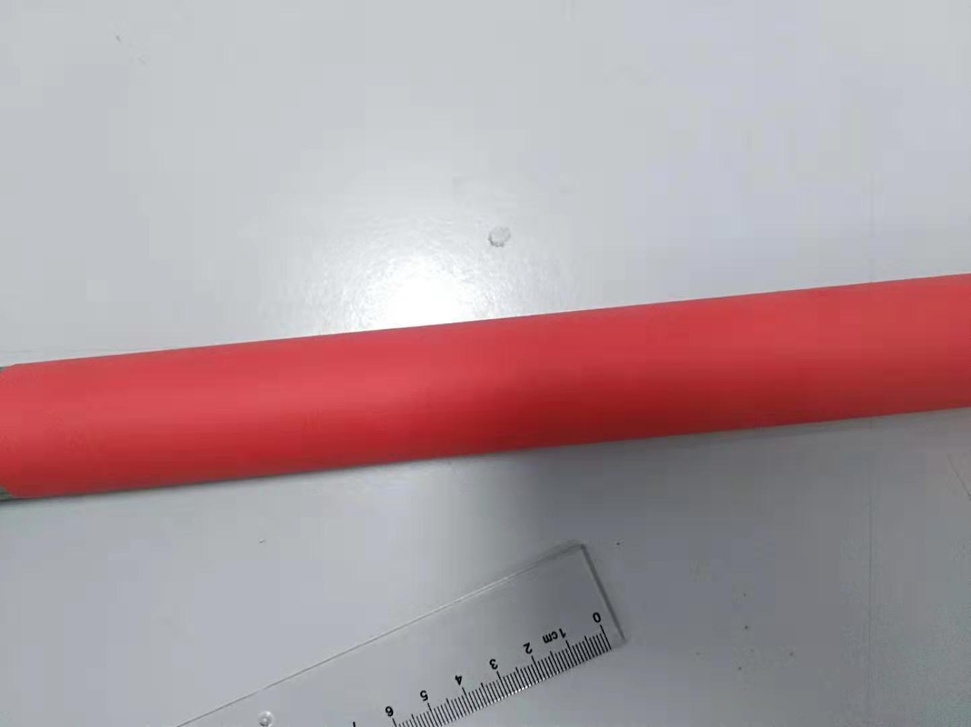
%> input picture data/3.jpg, 971 x 727 px, shrunk from 1443 x 1080 before the run
$ octave --eval "result = measure(imread('data/3.jpg'));"   (GNU Octave 9; MATLAB toolbox functions it lacks are replaced by stand-ins)
%> lines starting %> are read from the running program, lines starting %| are printed output that depends on the picture; in (x1, y1, x2, y2) boxes, pixels count from 0 and x2, y2 are one past the last pixel; in counts of white or black regions, pixels touching at a corner belong together; the program's own positions count from 1
### compute_blur.m
function blur = compute_blur(img,sigma)

truncate = 4.0;
blur_kernel_size = 2*sigma*truncate+1;
blur_kernel = fspecial('gaussian', blur_kernel_size, sigma);

blur = imfilter(img,blur_kernel, 'symmetric');
%figure, imshow(blur);

### compute_edges.m
function edges = compute_edges(img, sigma)
% 提取（多通道）图像的边缘（通道合并使用平方和）

img = compute_blur(img,sigma);

components = zeros(size(img,1),size(img,2),size(img,3)*2);
for i = 1:size(img,3)
    chan = img(:,:,i);
    components(:,:,i*2-1) = compute_sobel_h(chan);
    components(:,:,i*2) = compute_sobel_v(chan);
end
edges = sum(components.^2,3).^(1/2);

%figure, imshow(edges);

### compute_sobel_h.m
function img_sobel_h = compute_sobel_h(img)
sobel_h_kernel = fspecial('sobel')';
img_sobel_h = imfilter(img, sobel_h_kernel, 'symmetric');

### compute_sobel_v.m
function img_sobel_v = compute_sobel_v(img)
sobel_v_kernel = fspecial('sobel');
img_sobel_v = imfilter(img, sobel_v_kernel, 'symmetric');

### initial_points.m
function [p1, p2] = initial_points(edges, varargin)
% 计算初始位置
% 默认参数：
% shrink = floor(min([width, height]/64));

shrinking = nan;
bin_threshold = 0.03;
for i=2:2:length(varargin)
    name = varargin{i-1};
    value = varargin{i};
    switch name
        case "shrinking"
            shrinking = value;
        case "bin_threshold"
            bin_threshold = value;
    end
end

[height, width] = size(edges);

if isnan(shrinking)
    shrinking = floor(min([width, height]/64));
end
edges_shrinked = edges(1:shrinking:end,1:shrinking:end);
%figure; imshow(edges_shrinked,"InitialMagnification",shrinking*100), hold on

[theta1, rho1_shrinked, theta2, rho2_shrinked] = find_parallel(edges_shrinked,bin_threshold);

%img_shrinked = img(1:shrink_scale:end,1:shrink_scale:end,:);
%figure; imshow(img_shrinked,"InitialMagnification",shrinking*100), hold on
%plot_line(width,height,theta1,rho1_shrinked);
%plot_line(width,height,theta2,rho2_shrinked);

rho1 = rho1_shrinked * shrinking;
rho2 = rho2_shrinked * shrinking;

theta = (theta1 + theta2) / 2;
rho = (rho1 + rho2) / 2;

sin_theta = sin(theta);
cos_theta = cos(theta);

xc = width / 2;
yc = height / 2;
xpc = xc * sin_theta * sin_theta + cos_theta * (rho - yc * sin_theta);
ypc = yc * cos_theta * cos_theta + sin_theta * (rho - xc * cos_theta);

pc = [xpc, ypc];
n = [cos_theta, sin_theta];
d = (rho1 - rho2) / 2;
p1 = pc + n * d;
p2 = pc - n * d;

### find_parallel.m
function [theta1, rho1, theta2, rho2] = find_parallel(edges, bin_threshold)
% 利用霍夫变换寻找平行线

edges_bin = edges > bin_threshold;
[h, thetas, rhos] = hough(edges_bin);
%figure, imagesc(h);

peaks = houghpeaks(h,2);
rho1=rhos(peaks(1,1));
theta1=thetas(peaks(1,2))/180*pi;

if theta1 < -pi/4 || pi/4 < theta1
    split = size(h,2)/2;
    h_left = flip(h(:,1:split),1);
    h_right = h(:,split+1:end);
    h = [h_right h_left];
    %figure, imagesc(h);
    thetas = [thetas(split+1:end) thetas(1:split)];

    peaks = houghpeaks(h,2);
    rho1=rhos(peaks(1,1));
    theta1=thetas(peaks(1,2))/180*pi;
end

rho2=rhos(peaks(2,1));
theta2=thetas(peaks(2,2))/180*pi;

### gradient_decent.m
function [p1,p2,v1,v2,steps,D,dD] = gradient_decent(grad, p1, p2, v1, v2, varargin)
% [8 lines of commented-out code are left out]

max_steps = 20;
min_movement = 0.001;

decent_rate = 1.0;
momentum = 1.0;
damping = 0.3;

thickness = 0.0;
expand = 8.0;
ratio = 1.0;

pan_rate = 1000.0;
rot_rate = 5.0;
spr_rate = 2.0;

for i=2:2:length(varargin)
    name = varargin{i-1};
    value = varargin{i};
    switch name
        case "max_steps"
            max_steps = value;
        case "min_movement"
            min_movement = value;

        case "decent_rate"
            decent_rate = value;
        case "momentum"
            momentum = value;
        case "damping"
            damping = value;

        case "thickness"
            thickness = value;
        case "expand"
            expand = value;
        case "ratio"
            ratio = value;

        case "pan_rate"
            pan_rate = value;
        case "rot_rate"
            rot_rate = value;
        case "spr_rate"
            spr_rate = value;
    end
end


[pxs, pys] = meshgrid(1:size(grad,2),1:size(grad,1));
ps(:,:,1) = pxs;
ps(:,:,2) = pys;

D = norm(p1-p2);
L = D*ratio;

pan_m = L*(thickness+expand)/pan_rate;
rot_m = L*L*(thickness+expand)/rot_rate;
spr_m = D/spr_rate;

for steps=1:max_steps
    [dv1, dv2] = gradient_onestep(grad,p1,p2,ps, ...
        pan_m,rot_m,spr_m, ...
        "thickness", thickness, ...
        "expand", expand,...
        "ratio", ratio, ...
        varargin{:});

    v1 = (v1+dv1*decent_rate/momentum)*(1-damping/momentum);
    v2 = (v2+dv2*decent_rate/momentum)*(1-damping/momentum);
    p1 = p1+v1;
    p2 = p2+v2;

    %figure, imshow(img), hold on
    %plot_ruler(p1,p2);

    last_D = D;
    D = norm(p1-p2);
    dD = abs(D-last_D);
    if dD <= D * min_movement
        break;
    end

    L = D * ratio;
    pan_m = L*(thickness+expand)/pan_rate;
    rot_m = L*L*(thickness+expand)/rot_rate;
    spr_m = D/spr_rate;

end

### gradient_onestep.m
function [dp1, dp2] = gradient_onestep(grad, p1, p2, ps, pan_m, rot_m, spr_m, varargin)
% 计算梯度下降的单步变化
% 可选参数默认值：
% thickness=0.0, expand=8.0, ratio=1.0,
% rot_restrict=1.0, spr_lower=nan, spr_upper=nan
%（建议取 spr_lower=img_size/25, spr_upper=img_size/5）

thickness = 0.0;
expand = 8.0;
ratio = 1.0;

rot_restrict = 1.0;
spr_lower = nan;
spr_upper = nan;

for i=2:2:length(varargin)
    name = varargin{i-1};
    value = varargin{i};
    switch name
        case "thickness"
            thickness = value;
        case "expand"
            expand = value;
        case "ratio"
            ratio = value;

        case "rot_restrict"
            rot_restrict = value;
        case "spr_lower"
            spr_lower = value;
        case "spr_upper"
            spr_upper = value;
    end
end


[mask1, mask2] = lines_mask(p1, p2, ps, thickness, expand, ratio);
mask_all = mask1 + mask2;

dp1 = zeros(1,2);
dp2 = zeros(1,2);

dp1_pan = compute_pan(grad, mask1, pan_m);
dp2_pan = compute_pan(grad, mask2, pan_m);
dp1 = dp1 + dp1_pan;
dp2 = dp2 + dp2_pan;

[dp1_rot, dp2_rot] = compute_rot(p1, p2, ps, grad, mask_all, rot_m, rot_restrict);
dp1 = dp1 + dp1_rot;
dp2 = dp2 + dp2_rot;

[dp1_spr, dp2_spr] = compute_spring(p1, p2, spr_m, spr_lower, spr_upper, 0.0);
dp1 = dp1 + dp1_spr;
dp2 = dp2 + dp2_spr;

### lines_mask.m
function [line1, line2] = lines_mask(p1, p2, ps, thickness, expand, ratio)
% 一般设置thickness=1, expand=3, ratio=1

dp = p2 - p1;
L = sqrt(sum(dp.^2));
n = dp / L;
m = n * [0 -1;1 0];

d1 = abs(sum( (ps-reshape(p1,1,1,2)) .* reshape(n,1,1,2), 3));
d2 = abs(sum( (ps-reshape(p2,1,1,2)) .* reshape(n,1,1,2), 3));
dm = abs(sum( (ps-reshape(p1,1,1,2)) .* reshape(m,1,1,2), 3));

line1 = thickness / 2 - d1 + expand;
line1(line1 <= 0.0) = 0.0;
line1(line1 >= expand) = expand;
line1 = line1 / expand;

line2 = thickness / 2 - d2 + expand;
line2(line2 <= 0.0) = 0.0;
line2(line2 >= expand) = expand;
line2 = line2 / expand;

cut = L*ratio - dm + expand;
cut(cut <= 0.0) = 0.0;
cut(cut >= expand) = expand;
cut = cut / expand;

line1 = line1.*cut;
line2 = line2.*cut;

### compute_pan.m
function pan = compute_pan(grad, mask, pan_m)
pan = sum(sum(grad.*mask,1),2);
pan = reshape(pan,1,2);
pan = pan / pan_m;
end

### compute_rot.m
function [dp1, dp2] = compute_rot(p1, p2, ps, grad, mask, rot_m, rot_restrict)
% 计算单步旋转产生的变化
% rot_restrict是旋转角度的最大值（不能一下子转太多），单位为角度（360度的那个）

pc = (p1 + p2) / 2;
pd = ps - reshape(pc,1,1,2);

rot = grad(:,:,1).*pd(:,:,2)-grad(:,:,2).*pd(:,:,1);
rot = sum(sum(rot .* mask));

rot = rot / rot_m;
rot_restrict = pi / 180 * rot_restrict;
if rot > rot_restrict
    rot = rot_restrict;
elseif rot < -rot_restrict
    rot = -rot_restrict;
end
rm = [cos(rot),-sin(rot);sin(rot),cos(rot)];

dp1 = p1 - pc;
dp2 = p2 - pc;
dp1 = dp1 * rm - dp1;
dp2 = dp2 * rm - dp2;

### compute_spring.m
function [s1, s2] = compute_spring(p1, p2, spr_m, lower, upper, rebound)
% upper和lower一般设为NaN, rebound一般设为0.0

if isnan(upper)
    upper = lower;
end

l = sqrt(sum((p1-p2).^2));
if ~isnan(lower)
    dl_lower = lower - l;
    if dl_lower > 0
        dp1 = (p1 - p2) * (dl_lower + rebound);
        dp2 = -dp1;
        s1 = dp1 / spr_m;
        s2 = dp2 / spr_m;
        return;
    end
elseif ~isnan(upper)
    dl_upper = l - upper;
    if dl_upper > 0
        dp1 = (p2 - p1) * (dl_upper + rebound);
        dp2 = -dp1;
        s1 = dp1 / spr_m;
        s2 = dp2 / spr_m;
        return
    end
end

s1 = [0.0 0.0];
s2 = [0.0 0.0];

### compute_grad.m
function grad = compute_grad(edges, blur)
% 根据边缘图计算梯度，shape为(w,h,2)
% 最后一个维度分别为x和y方向的梯度

edges = compute_blur(edges, blur);
grad(:,:,1)=compute_sobel_h(edges);
grad(:,:,2)=compute_sobel_v(edges);
grad = -grad;

### measure.m
function [D,dD] = measure(img, varargin)
% [9 lines of commented-out code are left out]

edge_blur = 5;
grad_blur = 25;

for i=2:2:length(varargin)
    name = varargin{i-1};
    value = varargin{i};
    switch name
        case "edge_blur"
            edge_blur = value;
        case "grad_blur"
            grad_blur = value;
    end
end


img = im2double(img);
edges = compute_edges(img, edge_blur);
grad = compute_grad(edges,grad_blur);
[p1, p2] = initial_points(edges, varargin{:});


img_size = norm([size(img,1), size(img,2)]);
spr_lower=img_size/25;
spr_upper=img_size/5;

v1 = 0.0;
v2 = 0.0;
[~,~,~,~,~,D,dD] = gradient_decent(grad,p1,p2,v1,v2, ...
    "spr_lower",spr_lower, ...
    "spr_upper",spr_upper, ...
    varargin{:});
%> after the loop in measure, `for i=2:2:length(varargin)`: edge_blur = 5; grad_blur = 25
%> in compute_blur, `blur_kernel_size = 2*sigma*truncate+1;`: blur_kernel_size = 41
%> in compute_edges, `edges = sum(components.^2,3).^(1/2);`:
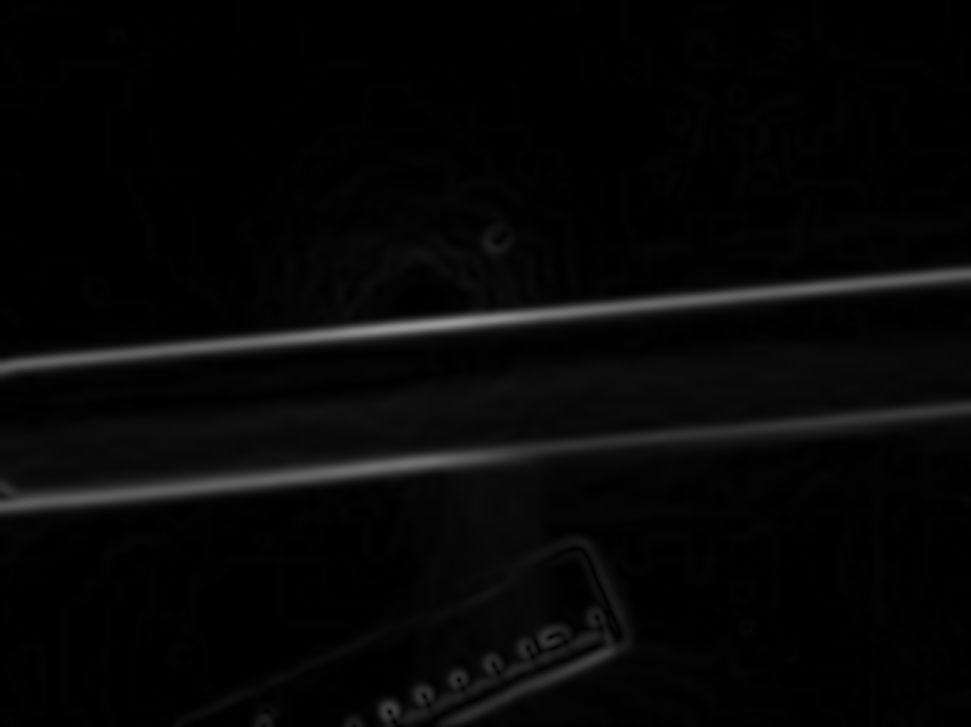
%> edges: size 727x971 double; min 1.57e-16, max 0.596, mean 0.0279
%> in compute_sobel_v (call 4), `img_sobel_v = imfilter(img, sobel_v_kernel, 'symmetric');`:
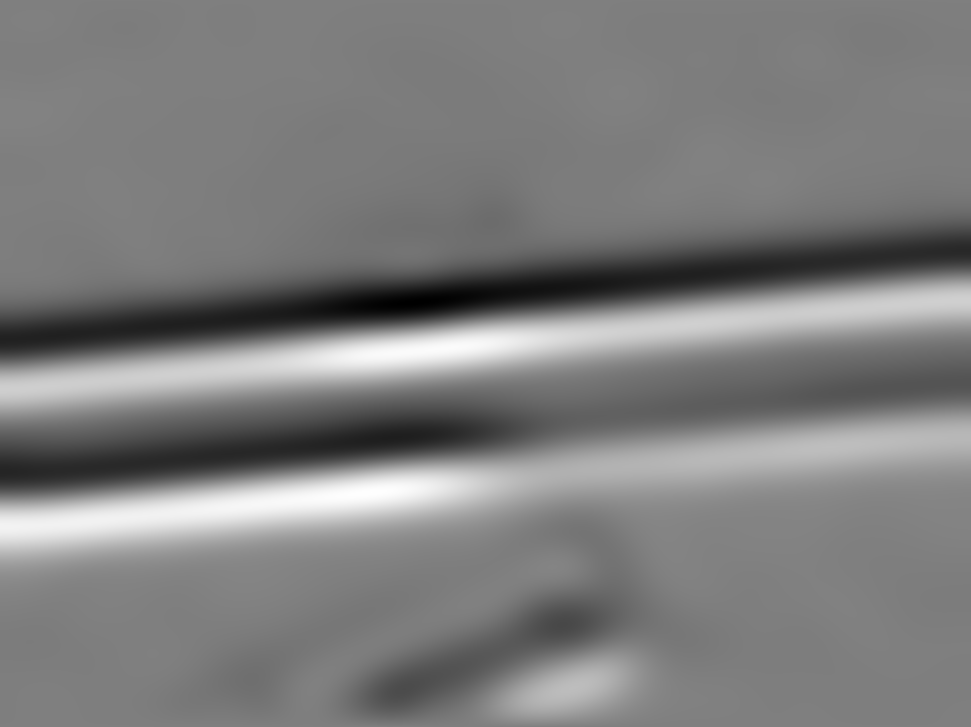
%> img_sobel_v: size 727x971 double; min -0.0207, max 0.0208, mean -0.000204; drawn with min black and max white
%> after the loop in initial_points, `for i=2:2:length(varargin)`: bin_threshold = 0.03; shrinking = NaN
%> in find_parallel, `edges_bin = edges > bin_threshold;`:
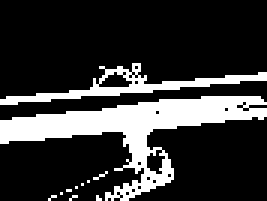
%> edges_bin: size 67x89 logical (shown 3 times larger); 21.1% white; 11 white regions (9 under 20 px), largest, box (x1, y1, x2, y2) and area: (0, 32, 89, 67) 958, (0, 21, 89, 35) 280
%> in find_parallel, `[h, thetas, rhos] = hough(edges_bin);`:
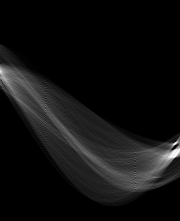
%> h: size 221x180 double; min 0, max 90, mean 5.7; drawn with min black and max white
%> in find_parallel, `[h, thetas, rhos] = hough(edges_bin);`: thetas = 180 values from -90 to 89; rhos = 221 values from -110 to 110
%> in find_parallel, `peaks = houghpeaks(h,2);`: peaks = [144 176; 155 177]
%> in find_parallel, `rho1=rhos(peaks(1,1));`: rho1 = 33
%> in find_parallel, `theta1=thetas(peaks(1,2))/180*pi;`: theta1 = 1.48
%> in find_parallel, `h = [h_right h_left];`:
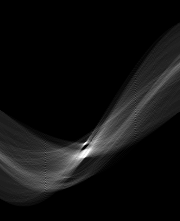
%> h: size 221x180 double; min 0, max 90, mean 5.7; mean of the top-left, top-right, bottom-left and bottom-right quarters 0, 5.5, 11.3, 5.9; drawn with min black and max white
%> in find_parallel, `thetas = [thetas(split+1:end) thetas(1:split)];`: thetas = 180 values, max 89 at index 90, min -90 at index 91, mean -0.5
%> in find_parallel, `peaks = houghpeaks(h,2);`: peaks = [144 86; 155 87]
%> in find_parallel, `rho2=rhos(peaks(2,1));`: rho2 = 44
%> in find_parallel, `theta2=thetas(peaks(2,2))/180*pi;`: theta2 = 1.5
%> in initial_points, `[theta1, rho1_shrinked, theta2, rho2_shrinked] = find_parallel(edges_s..`: theta1 = 1.48; rho1_shrinked = 33; theta2 = 1.5; rho2_shrinked = 44
%> in initial_points, `rho1 = rho1_shrinked * shrinking;`: rho1 = 363
%> in initial_points, `rho2 = rho2_shrinked * shrinking;`: rho2 = 484
%> in initial_points, `theta = (theta1 + theta2) / 2;`: theta = 1.49
%> in initial_points, `rho = (rho1 + rho2) / 2;`: rho = 423.5
%> in initial_points, `sin_theta = sin(theta);`: sin_theta = 0.997
%> in initial_points, `cos_theta = cos(theta);`: cos_theta = 0.0785
%> in initial_points, `xpc = xc * sin_theta * sin_theta + cos_theta * (rho - yc * sin_theta);`: xpc = 487.3
%> in initial_points, `ypc = yc * cos_theta * cos_theta + sin_theta * (rho - xc * cos_theta);`: ypc = 386.5
%> in initial_points, `pc = [xpc, ypc];`: pc = [487.3 386.5]
%> in initial_points, `n = [cos_theta, sin_theta];`: n = [0.0785 0.997]
%> in initial_points, `d = (rho1 - rho2) / 2;`: d = -60.5
%> in initial_points, `p1 = pc + n * d;`: p1 = [482.6 326.1]
%> in initial_points, `p2 = pc - n * d;`: p2 = [492.1 446.8]
%> in measure, `[p1, p2] = initial_points(edges, varargin{:});`: p1 = [482.6 326.1]; p2 = [492.1 446.8]
%> the loop in gradient_decent, `for i=2:2:length(varargin)` made 2 passes
%> (name, value) on passes 1 to 2: ('spr_lower', 48.52), ('spr_upper', 242.6)
%> after the loop in gradient_decent, `for i=2:2:length(varargin)`: damping = 0.3; decent_rate = 1; expand = 8; max_steps = 20; min_movement = 0.001; momentum = 1; pan_rate = 1000; ratio = 1; rot_rate = 5; spr_rate = 2; thickness = 0
%> in gradient_decent, `ps(:,:,1) = pxs;`:
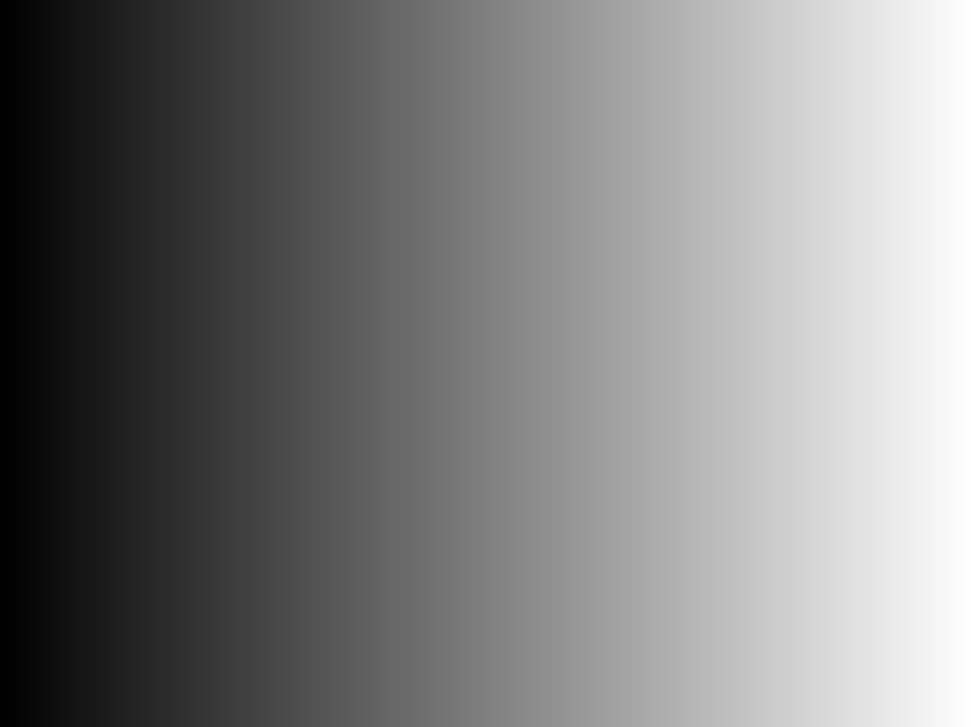
%> ps: size 727x971 double; min 1, max 971, mean 486; drawn with min black and max white
%> in gradient_decent, `D = norm(p1-p2);`: D = 121
%> in gradient_decent, `pan_m = L*(thickness+expand)/pan_rate;`: pan_m = 0.968
%> in gradient_decent, `rot_m = L*L*(thickness+expand)/rot_rate;`: rot_m = 23425.6
%> in gradient_decent, `spr_m = D/spr_rate;`: spr_m = 60.5
%> the loop in gradient_decent, `for steps=1:max_steps` made 7 passes
%> (dp1_pan in gradient_onestep, dp2_pan in gradient_onestep) on passes 1 to 6: ([-2.86 -11.78], [-2.79 10.81]), ([-0.673 8.47], [-3.42 0.492]), ([-0.469 8.5], [-3.98 -7.42]), ([-1.79 -5.54], [-3.93 -4.25]), ([-1.79 -5.72], [-3.37 3.07]), ([-0.778 4.02], [-3.04 5.12])
%> (dp1_pan in gradient_onestep, dp2_pan in gradient_onestep) on pass 7: ([-0.57 4.21], [-3.31 1.43])
%> pass 1, in lines_mask, `line1 = thickness / 2 - d1 + expand;`:
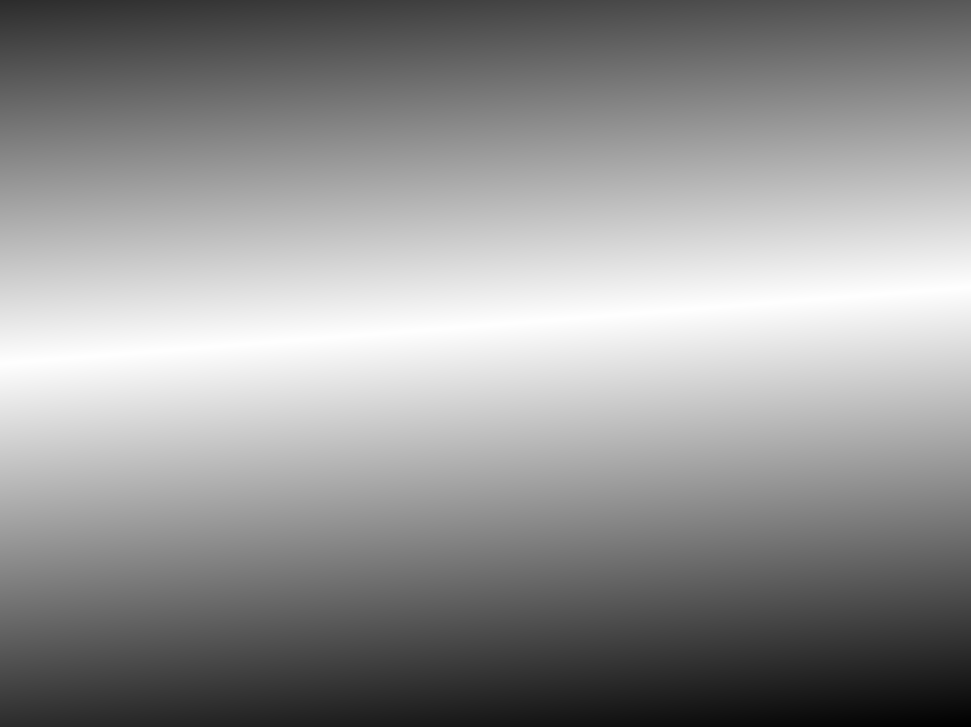
%> line1: size 727x971 double; min -429.9, max 8, mean -175.9; drawn with min black and max white
%> in measure, `[~,~,~,~,~,D,dD] = gradient_decent(grad,p1,p2,v1,v2, "spr_lower",spr_l..`: D = 135.5; dD = 0.132
%> `result = measure(imread('data/3.jpg'));`: result = 135.5
